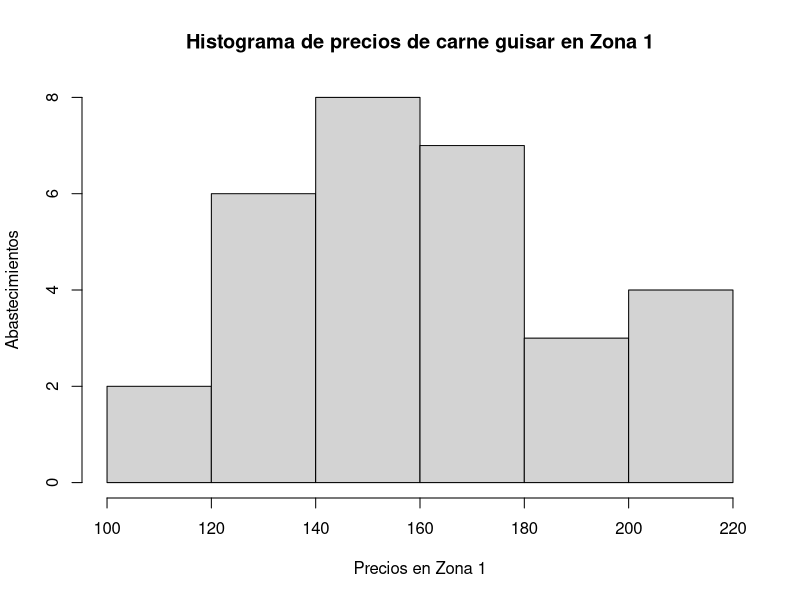
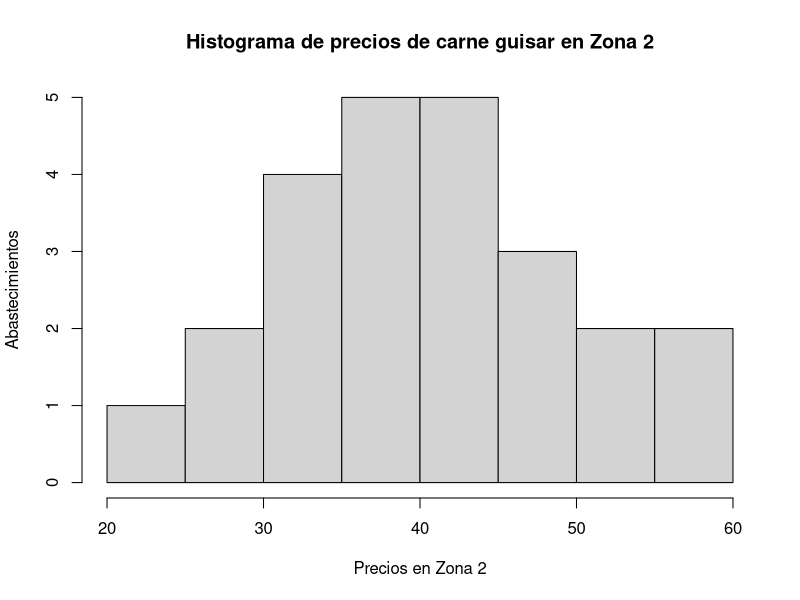
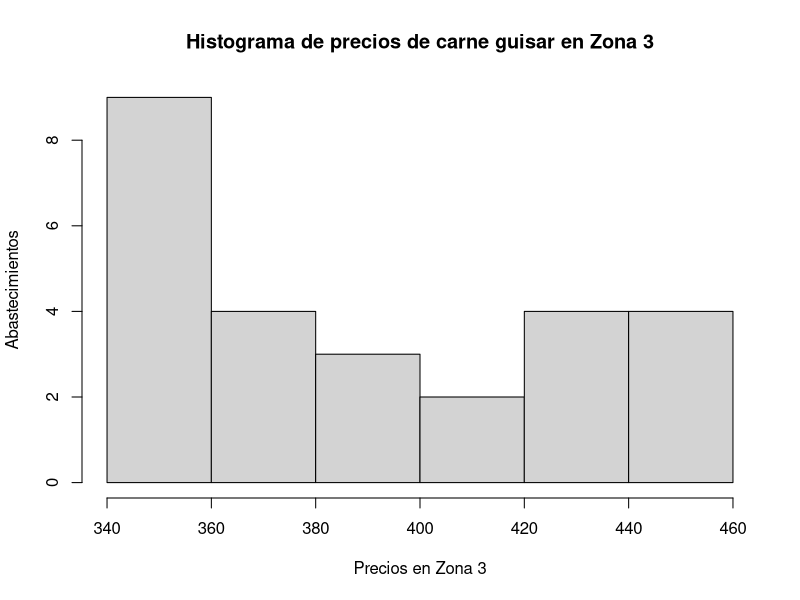
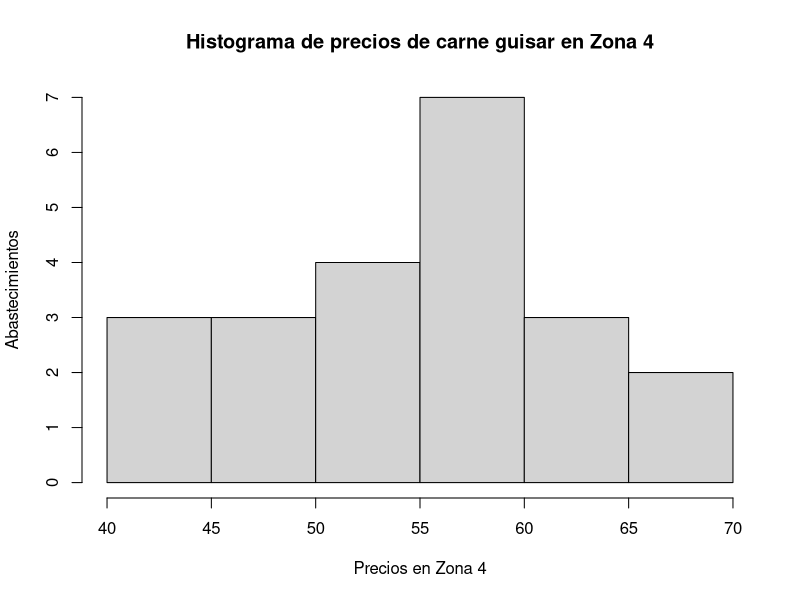
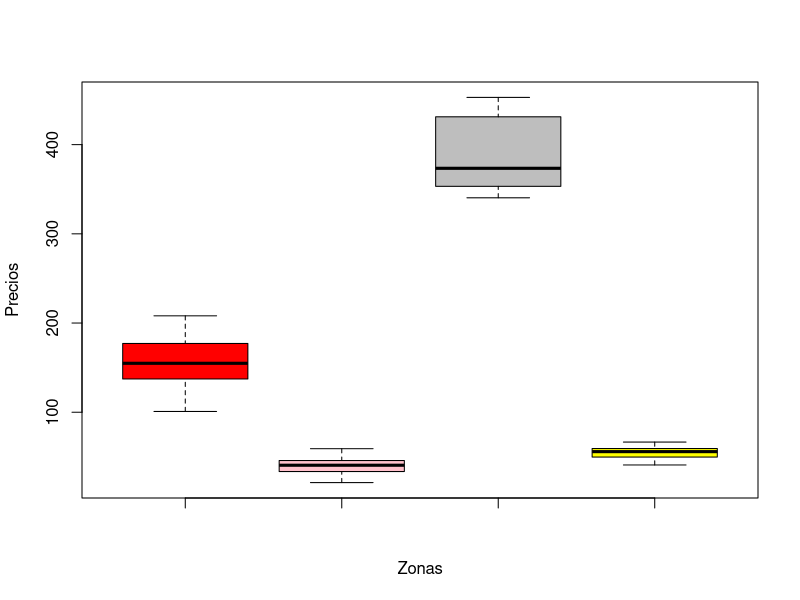
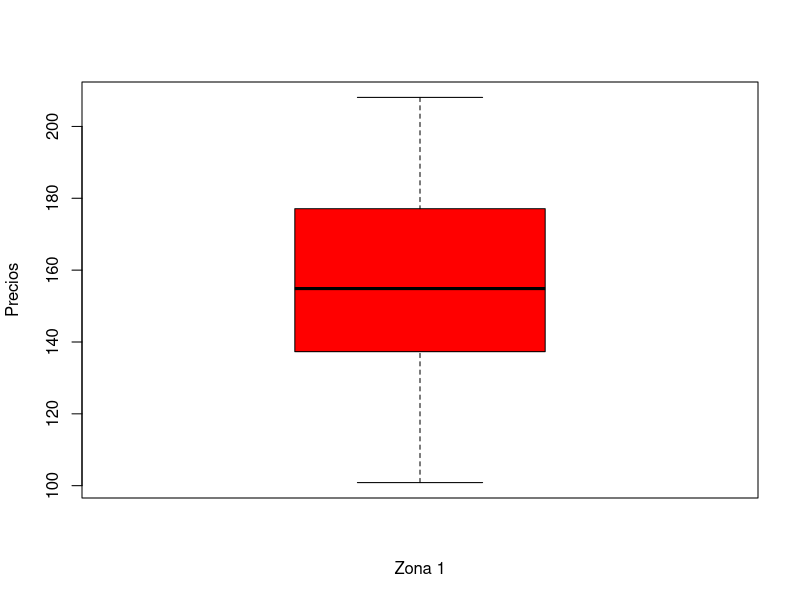
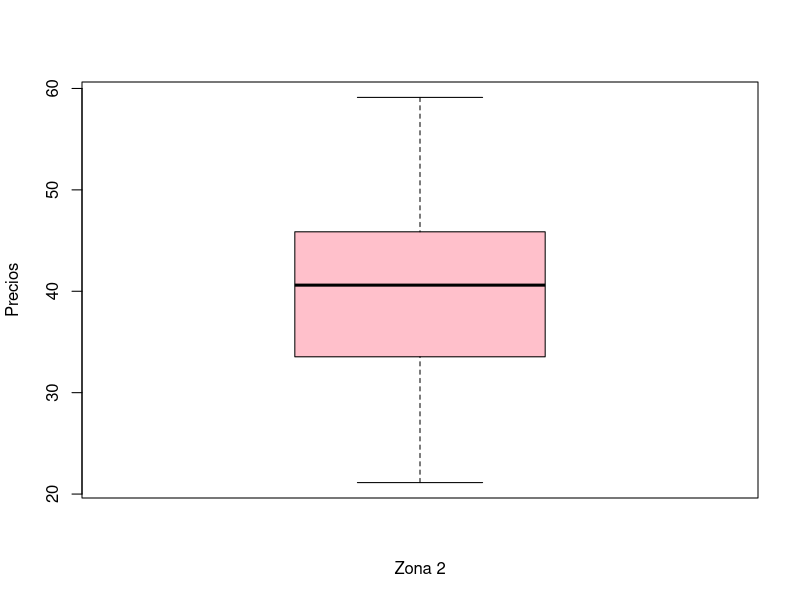
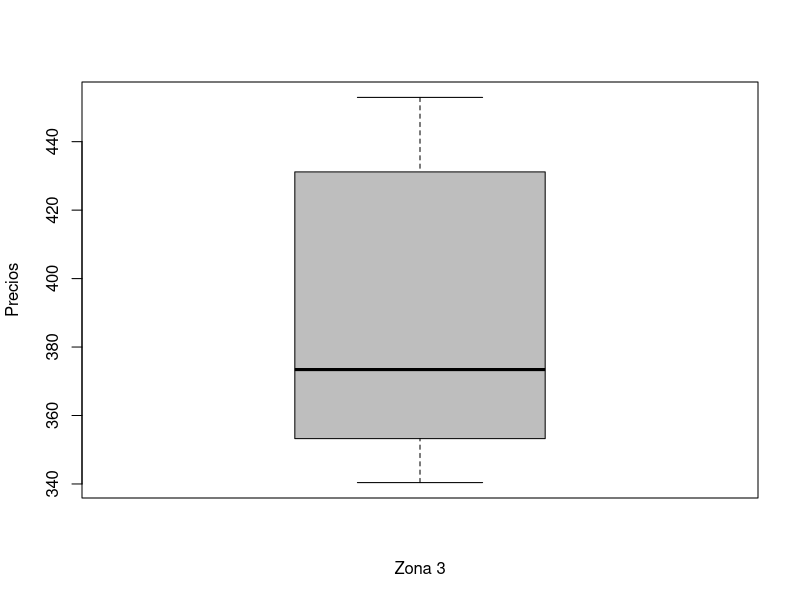

Write R code to recreate these figures, in order.
carne = read.table("zonas_carne.txt", header=T)

zona1 = carne$Zona1
zona1_guisar = zona1[carne$Tipo1 == "Guisar"]
zona2 = carne$Zona2
zona2_guisar = zona2[carne$Tipo2 == "Guisar"]
zona3 = carne$Zona3
zona3_guisar = zona3[carne$Tipo3 == "Guisar"]
zona4 = carne$Zona4
zona4_guisar = zona4[carne$Tipo4 == "Guisar"]

# 1
#1. Realice un análisis descriptivo de los precios de las zonas del tipo de carne de guisar. 
#En el estudio considere histograma, boxplot y una tabla con información 
#del mı́nimo, cuartiles, media y desviación estándar de cada zona (10 puntos).

hist(zona1_guisar, main = "Histograma de precios de carne guisar en Zona 1", ylab = "Abastecimientos", xlab = "Precios en Zona 1")
hist(zona2_guisar, main = "Histograma de precios de carne guisar en Zona 2", ylab = "Abastecimientos", xlab = "Precios en Zona 2")
hist(zona3_guisar, main = "Histograma de precios de carne guisar en Zona 3", ylab = "Abastecimientos", xlab = "Precios en Zona 3")
hist(zona4_guisar, main = "Histograma de precios de carne guisar en Zona 4", ylab = "Abastecimientos", xlab = "Precios en Zona 4")

#Boxplot con las 4 Zonas
boxplot(zona1_guisar,zona2_guisar,zona3_guisar,zona4_guisar, ylab="Precios", xlab="Zonas",col=c("red","pink","gray","yellow"))

#Boxplot ZONA 1

boxplot(zona1_guisar, ylab="Precios", xlab="Zona 1", col=c("red"))

#Boxplot ZONA 2

boxplot(zona2_guisar, ylab="Precios", xlab="Zona 2", col=c("pink"))

#Boxplot ZONA 3

boxplot(zona3_guisar, ylab="Precios", xlab="Zona 3", col=c("gray"))

#Boxplot ZONA 4

boxplot(zona4_guisar, ylab="Precios", xlab="Zona 4", col=c("yellow"))


